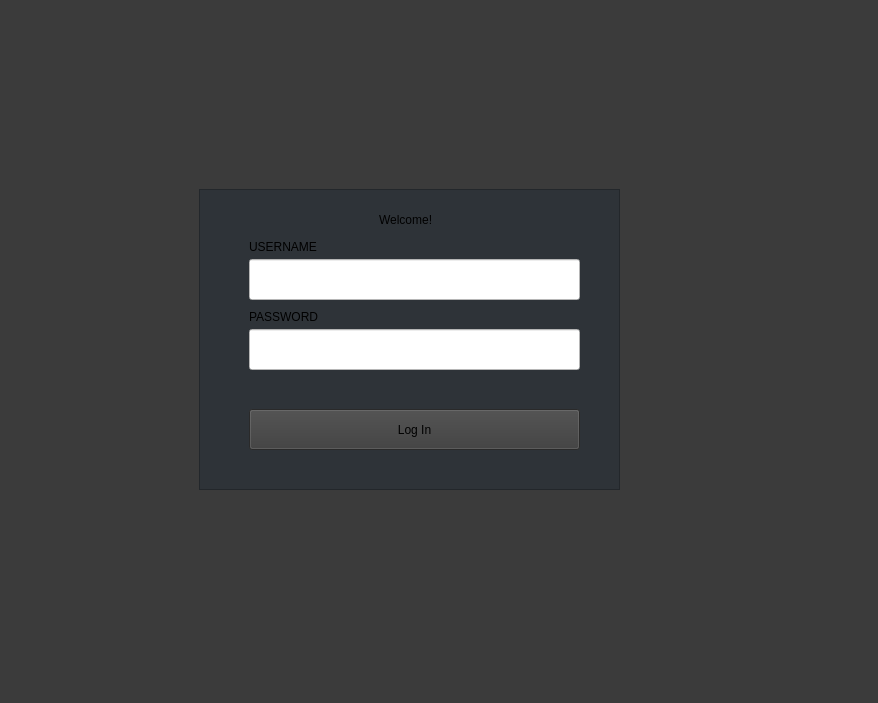
<?xml version="1.0" encoding="UTF-8"?>
<ui version="4.0">
 <class>MainWindow</class>
 <widget class="QMainWindow" name="MainWindow">
  <property name="geometry">
   <rect>
    <x>0</x>
    <y>0</y>
    <width>878</width>
    <height>703</height>
   </rect>
  </property>
  <property name="windowTitle">
   <string>MainWindow</string>
  </property>
  <property name="autoFillBackground">
   <bool>false</bool>
  </property>
  <property name="styleSheet">
   <string notr="true">background-color: rgb(59, 59, 59)</string>
  </property>
  <widget class="QWidget" name="centralwidget">
   <widget class="QStackedWidget" name="stackedWidget">
    <property name="geometry">
     <rect>
      <x>-1</x>
      <y>-1</y>
      <width>801</width>
      <height>661</height>
     </rect>
    </property>
    <widget class="QWidget" name="loginPage">
     <widget class="QFrame" name="loginframe">
      <property name="geometry">
       <rect>
        <x>200</x>
        <y>190</y>
        <width>421</width>
        <height>301</height>
       </rect>
      </property>
      <property name="styleSheet">
       <string notr="true">
QFrame#loginframe {
    background-color: #2e3338;
    padding: 20px;
}
</string>
      </property>
      <property name="frameShape">
       <enum>QFrame::Shape::StyledPanel</enum>
      </property>
      <property name="frameShadow">
       <enum>QFrame::Shadow::Raised</enum>
      </property>
      <widget class="QLabel" name="welcome_text">
       <property name="geometry">
        <rect>
         <x>180</x>
         <y>10</y>
         <width>91</width>
         <height>41</height>
        </rect>
       </property>
       <property name="styleSheet">
        <string notr="true">background-color: rgb(46, 51, 56)</string>
       </property>
       <property name="text">
        <string>Welcome!</string>
       </property>
      </widget>
      <widget class="QLineEdit" name="userinput">
       <property name="geometry">
        <rect>
         <x>50</x>
         <y>70</y>
         <width>331</width>
         <height>41</height>
        </rect>
       </property>
       <property name="styleSheet">
        <string notr="true">background-color: rgb(255, 255, 255)</string>
       </property>
      </widget>
      <widget class="QLineEdit" name="passinput">
       <property name="geometry">
        <rect>
         <x>50</x>
         <y>140</y>
         <width>331</width>
         <height>41</height>
        </rect>
       </property>
       <property name="styleSheet">
        <string notr="true">background-color: rgb(255, 255, 255)</string>
       </property>
       <property name="echoMode">
        <enum>QLineEdit::EchoMode::Password</enum>
       </property>
      </widget>
      <widget class="QPushButton" name="btnLogin">
       <property name="geometry">
        <rect>
         <x>50</x>
         <y>220</y>
         <width>331</width>
         <height>41</height>
        </rect>
       </property>
       <property name="text">
        <string>Log In</string>
       </property>
      </widget>
      <widget class="QLabel" name="username_text">
       <property name="geometry">
        <rect>
         <x>50</x>
         <y>50</y>
         <width>91</width>
         <height>16</height>
        </rect>
       </property>
       <property name="styleSheet">
        <string notr="true">background-color: rgb(46, 51, 56)</string>
       </property>
       <property name="text">
        <string>USERNAME</string>
       </property>
      </widget>
      <widget class="QLabel" name="password_text">
       <property name="geometry">
        <rect>
         <x>50</x>
         <y>120</y>
         <width>91</width>
         <height>16</height>
        </rect>
       </property>
       <property name="styleSheet">
        <string notr="true">background-color: rgb(46, 51, 56)</string>
       </property>
       <property name="text">
        <string>PASSWORD</string>
       </property>
      </widget>
     </widget>
    </widget>
    <widget class="QWidget" name="users_menu">
     <widget class="QGraphicsView" name="usMap">
      <property name="geometry">
       <rect>
        <x>20</x>
        <y>70</y>
        <width>771</width>
        <height>471</height>
       </rect>
      </property>
     </widget>
     <widget class="QTextBrowser" name="textBrowser">
      <property name="geometry">
       <rect>
        <x>20</x>
        <y>561</y>
        <width>771</width>
        <height>71</height>
       </rect>
      </property>
     </widget>
     <widget class="QLabel" name="welcomeUsers">
      <property name="geometry">
       <rect>
        <x>30</x>
        <y>40</y>
        <width>111</width>
        <height>21</height>
       </rect>
      </property>
      <property name="text">
       <string>Welcome</string>
      </property>
     </widget>
     <widget class="QPushButton" name="logoutBtn1">
      <property name="geometry">
       <rect>
        <x>710</x>
        <y>40</y>
        <width>80</width>
        <height>24</height>
       </rect>
      </property>
      <property name="text">
       <string>Logout</string>
      </property>
     </widget>
     <widget class="QPushButton" name="dijAll">
      <property name="geometry">
       <rect>
        <x>30</x>
        <y>570</y>
        <width>80</width>
        <height>24</height>
       </rect>
      </property>
      <property name="text">
       <string>allMajor</string>
      </property>
     </widget>
     <widget class="QPushButton" name="dijNational">
      <property name="geometry">
       <rect>
        <x>30</x>
        <y>600</y>
        <width>80</width>
        <height>24</height>
       </rect>
      </property>
      <property name="text">
       <string>allNational</string>
      </property>
     </widget>
     <widget class="QPushButton" name="dijAmerican">
      <property name="geometry">
       <rect>
        <x>120</x>
        <y>570</y>
        <width>80</width>
        <height>24</height>
       </rect>
      </property>
      <property name="text">
       <string>allAmerican</string>
      </property>
     </widget>
     <widget class="QComboBox" name="startComboBox">
      <property name="geometry">
       <rect>
        <x>450</x>
        <y>570</y>
        <width>72</width>
        <height>24</height>
       </rect>
      </property>
     </widget>
     <widget class="QComboBox" name="endComboBox">
      <property name="geometry">
       <rect>
        <x>530</x>
        <y>570</y>
        <width>72</width>
        <height>24</height>
       </rect>
      </property>
     </widget>
     <widget class="QPushButton" name="planTripButton">
      <property name="geometry">
       <rect>
        <x>610</x>
        <y>570</y>
        <width>71</width>
        <height>24</height>
       </rect>
      </property>
      <property name="text">
       <string>Plan Trip</string>
      </property>
     </widget>
     <widget class="QPushButton" name="checkDistanceButton">
      <property name="geometry">
       <rect>
        <x>690</x>
        <y>570</y>
        <width>91</width>
        <height>24</height>
       </rect>
      </property>
      <property name="text">
       <string>Check Distance</string>
      </property>
     </widget>
    </widget>
    <widget class="QWidget" name="admin_menu">
     <widget class="QPushButton" name="usersMenuBtn">
      <property name="geometry">
       <rect>
        <x>140</x>
        <y>90</y>
        <width>111</width>
        <height>31</height>
       </rect>
      </property>
      <property name="text">
       <string>Plan a trip!</string>
      </property>
     </widget>
     <widget class="QPushButton" name="editBtn">
      <property name="geometry">
       <rect>
        <x>260</x>
        <y>90</y>
        <width>111</width>
        <height>31</height>
       </rect>
      </property>
      <property name="text">
       <string>Edit Info</string>
      </property>
     </widget>
     <widget class="QLabel" name="welcomeAdmin">
      <property name="geometry">
       <rect>
        <x>140</x>
        <y>60</y>
        <width>101</width>
        <height>21</height>
       </rect>
      </property>
      <property name="text">
       <string>Welcome admin!</string>
      </property>
     </widget>
     <widget class="QPushButton" name="logoutBtn2">
      <property name="geometry">
       <rect>
        <x>140</x>
        <y>130</y>
        <width>111</width>
        <height>31</height>
       </rect>
      </property>
      <property name="text">
       <string>Logout</string>
      </property>
     </widget>
    </widget>
    <widget class="QWidget" name="editInfo_menu">
     <widget class="QPushButton" name="goBackBtn">
      <property name="geometry">
       <rect>
        <x>60</x>
        <y>40</y>
        <width>80</width>
        <height>24</height>
       </rect>
      </property>
      <property name="text">
       <string>Back</string>
      </property>
     </widget>
     <widget class="QPushButton" name="logoutBtn3">
      <property name="geometry">
       <rect>
        <x>150</x>
        <y>40</y>
        <width>80</width>
        <height>24</height>
       </rect>
      </property>
      <property name="text">
       <string>Logout</string>
      </property>
     </widget>
     <widget class="QComboBox" name="stadiumSelectComboBox">
      <property name="geometry">
       <rect>
        <x>60</x>
        <y>80</y>
        <width>72</width>
        <height>24</height>
       </rect>
      </property>
     </widget>
     <widget class="QPushButton" name="confirmEditBtn">
      <property name="geometry">
       <rect>
        <x>150</x>
        <y>80</y>
        <width>80</width>
        <height>24</height>
       </rect>
      </property>
      <property name="text">
       <string>Edit</string>
      </property>
     </widget>
     <widget class="QLineEdit" name="teamNameEdit">
      <property name="geometry">
       <rect>
        <x>150</x>
        <y>120</y>
        <width>113</width>
        <height>24</height>
       </rect>
      </property>
     </widget>
     <widget class="QLineEdit" name="phoneNumEdit">
      <property name="geometry">
       <rect>
        <x>150</x>
        <y>150</y>
        <width>113</width>
        <height>24</height>
       </rect>
      </property>
     </widget>
     <widget class="QLineEdit" name="capacityEdit">
      <property name="geometry">
       <rect>
        <x>150</x>
        <y>180</y>
        <width>113</width>
        <height>24</height>
       </rect>
      </property>
     </widget>
     <widget class="QPushButton" name="applyEditBtn">
      <property name="geometry">
       <rect>
        <x>150</x>
        <y>210</y>
        <width>101</width>
        <height>24</height>
       </rect>
      </property>
      <property name="text">
       <string>Apply Changes</string>
      </property>
     </widget>
    </widget>
   </widget>
  </widget>
 </widget>
 <resources/>
 <connections/>
</ui>
